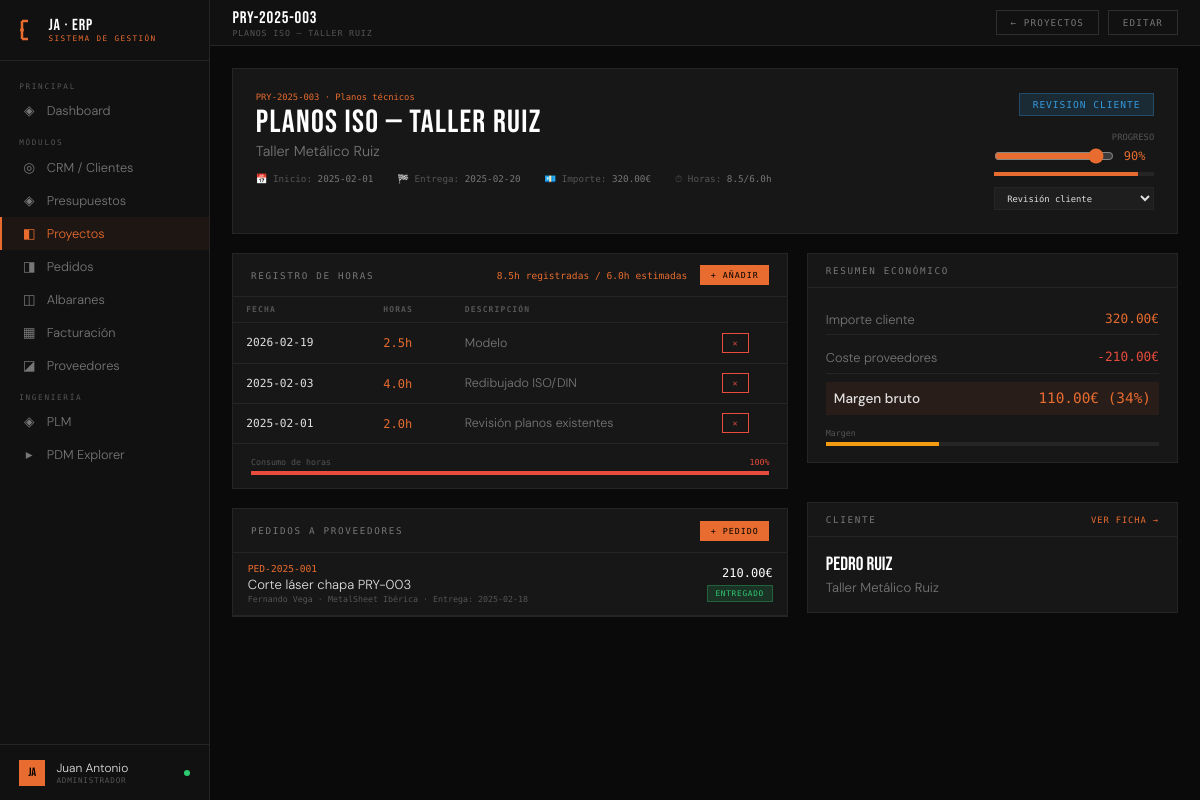
The page /proyecto/3 on the database its author committed.
### tables this page shows
CREATE TABLE proyectos (
        id INTEGER PRIMARY KEY AUTOINCREMENT,
        cliente_id INTEGER, presupuesto_id INTEGER,
        referencia TEXT UNIQUE, nombre TEXT NOT NULL,
        servicio TEXT, estado TEXT DEFAULT 'en_diseno',
        progreso INTEGER DEFAULT 0,
        fecha_inicio TEXT, fecha_entrega TEXT,
        importe REAL DEFAULT 0,
        horas_estimadas REAL DEFAULT 0,
        notas TEXT,
        fecha_creacion TEXT DEFAULT CURRENT_DATE,
        FOREIGN KEY (cliente_id) REFERENCES clientes(id),
        FOREIGN KEY (presupuesto_id) REFERENCES presupuestos(id));

CREATE TABLE clientes (
        id INTEGER PRIMARY KEY AUTOINCREMENT,
        nombre TEXT NOT NULL, empresa TEXT, email TEXT, telefono TEXT,
        sector TEXT, estado TEXT DEFAULT 'lead', notas TEXT,
        fecha_alta TEXT DEFAULT CURRENT_DATE);

CREATE TABLE horas (
        id INTEGER PRIMARY KEY AUTOINCREMENT,
        proyecto_id INTEGER NOT NULL,
        fecha TEXT DEFAULT CURRENT_DATE,
        horas REAL NOT NULL,
        descripcion TEXT,
        FOREIGN KEY (proyecto_id) REFERENCES proyectos(id));

CREATE TABLE pedidos_proveedor (
        id INTEGER PRIMARY KEY AUTOINCREMENT,
        proveedor_id INTEGER, proyecto_id INTEGER,
        numero TEXT UNIQUE, concepto TEXT,
        importe REAL DEFAULT 0, estado TEXT DEFAULT 'pendiente',
        fecha_pedido TEXT DEFAULT CURRENT_DATE, fecha_entrega_esperada TEXT,
        notas TEXT,
        FOREIGN KEY (proveedor_id) REFERENCES proveedores(id),
        FOREIGN KEY (proyecto_id) REFERENCES proyectos(id));

CREATE TABLE proveedores (
        id INTEGER PRIMARY KEY AUTOINCREMENT,
        nombre TEXT NOT NULL, empresa TEXT, email TEXT, telefono TEXT,
        especialidad TEXT, valoracion REAL DEFAULT 5.0,
        estado TEXT DEFAULT 'activo', notas TEXT,
        fecha_alta TEXT DEFAULT CURRENT_DATE);

### app.py (the view)
@app.route('/proyecto/<int:id>')
def proyecto_detalle(id):
    conn = get_db()
    proyecto = conn.execute('''SELECT p.*, c.nombre as cliente_nombre, c.empresa as cliente_empresa
        FROM proyectos p JOIN clientes c ON c.id=p.cliente_id WHERE p.id=?''',(id,)).fetchone()
    horas = conn.execute('SELECT * FROM horas WHERE proyecto_id=? ORDER BY fecha DESC',(id,)).fetchall()
    horas_total = conn.execute('SELECT COALESCE(SUM(horas),0) FROM horas WHERE proyecto_id=?',(id,)).fetchone()[0]
    pedidos = conn.execute('''SELECT pp.*, pv.nombre as proveedor_nombre, pv.empresa as proveedor_empresa
        FROM pedidos_proveedor pp JOIN proveedores pv ON pv.id=pp.proveedor_id
        WHERE pp.proyecto_id=? ORDER BY pp.fecha_pedido DESC''',(id,)).fetchall()
    proveedores = conn.execute("SELECT id,nombre,empresa,especialidad FROM proveedores WHERE estado='activo'").fetchall()
    conn.close()
    return render_template('proyecto_detalle.html', proyecto=proyecto, horas=horas,
        horas_total=horas_total, pedidos=pedidos, proveedores=proveedores)

### app.py (called while the page is built)
def get_db():
    conn = sqlite3.connect(DB)
    conn.row_factory = sqlite3.Row
    return conn

@app.context_processor
def inject_globals():
    return {
        'today': date.today().isoformat(),
        'now': datetime.now().strftime('%b %Y'),
        'request': request,
    }

### templates/proyecto_detalle.html (shortened to what this page needs)
{% extends "base.html" %}
{% block topbar %}
<div><div class="topbar-title">{{ proyecto.referencia }}</div><div class="topbar-sub">{{ proyecto.nombre }}</div></div>
<div class="topbar-right">
  <a href="/proyectos" class="btn">← Proyectos</a>
  <button class="btn" onclick="document.getElementById('modal-editar').style.display='flex'">Editar</button>
</div>
{% endblock %}
{% block content %}
<div class="detail-header">
  <div>
    <div style="font-family:var(--mono);font-size:.55rem;color:var(--accent);margin-bottom:.3rem">{{ proyecto.referencia }} · {{ proyecto.servicio }}</div>
    <div class="detail-name">{{ proyecto.nombre }}</div>
    <div class="detail-company">{{ proyecto.cliente_empresa or proyecto.cliente_nombre }}</div>
    <div class="detail-meta">
      <div class="detail-meta-item">📅 Inicio: <span>{{ proyecto.fecha_inicio or '—' }}</span></div>
      <div class="detail-meta-item">🏁 Entrega: <span>{{ proyecto.fecha_entrega or '—' }}</span></div>
      <div class="detail-meta-item">💶 Importe: <span>{{ "%.2f"|format(proyecto.importe) }}€</span></div>
      <div class="detail-meta-item">⏱ Horas: <span>{{ horas_total }}/{{ proyecto.horas_estimadas }}h</span></div>
    </div>
  </div>
  <div style="text-align:right">
    <span class="badge {% if proyecto.estado=='en_diseno' %}badge-orange{% elif proyecto.estado=='en_fabricacion' %}badge-green{% elif proyecto.estado=='revision_cliente' %}badge-blue{% elif proyecto.estado=='entregado' %}badge-muted{% else %}badge-yellow{% endif %}" style="font-size:.6rem;padding:.3rem .8rem">
      {{ proyecto.estado|replace('_',' ')|upper }}
    </span>
    <div style="margin-top:1rem">
      <div style="font-family:var(--mono);font-size:.55rem;color:var(--muted);margin-bottom:.4rem">PROGRESO</div>
      <div style="display:flex;align-items:center;gap:.6rem">
        <input type="range" id="prog-slider" min="0" max="100" value="{{ proyecto.progreso }}" oninput="updateProg(this.value)"
          style="width:120px;accent-color:var(--accent)"/>
        <span id="prog-val" style="font-family:var(--mono);font-size:.75rem;color:var(--accent)">{{ proyecto.progreso }}%</span>
      </div>
      <div style="background:var(--border);height:4px;margin-top:.5rem;width:160px">
        <div id="prog-bar" style="height:4px;background:var(--accent);width:{{ proyecto.progreso }}%"></div>
      </div>
      <div style="margin-top:.6rem">
        <select id="estado-sel" onchange="updateEstado()" style="background:var(--card);border:1px solid var(--border);color:var(--text);font-family:var(--mono);font-size:.55rem;padding:.3rem .5rem;outline:none;width:160px">
          <option value="revision_cliente" {% if proyecto.estado=='revision_cliente' %}selected{% endif %}>Revisión cliente</option>
        </select>
      </div>
    </div>
  </div>
</div>
<div class="grid-60-40">
  <div>
    <div class="panel" style="margin-bottom:1.2rem">
      <div class="panel-header">
        <span class="panel-title">Registro de horas</span>
        <div style="display:flex;gap:.8rem;align-items:center">
          <span style="font-family:var(--mono);font-size:.6rem;color:var(--accent)">{{ horas_total }}h registradas / {{ proyecto.horas_estimadas }}h estimadas</span>
          <button class="btn btn-sm btn-primary" onclick="document.getElementById('modal-horas').style.display='flex'">+ Añadir</button>
        </div>
      </div>
      {% if horas %}
      <table class="table">
        <thead><tr><th>Fecha</th><th>Horas</th><th>Descripción</th><th></th></tr></thead>
        <tbody>
          {% for h in horas %}
          <tr>
            <td style="font-family:var(--mono);font-size:.7rem">{{ h.fecha }}</td>
            <td><span style="font-family:var(--mono);font-size:.75rem;color:var(--accent)">{{ h.horas }}h</span></td>
            <td style="color:var(--muted2);font-size:.78rem">{{ h.descripcion or '—' }}</td>
            <td>
              <form method="POST" action="/horas/{{ h.id }}/eliminar" onsubmit="return confirm('¿Eliminar este registro?')">
                <button type="submit" class="btn btn-sm btn-danger">✕</button>
              </form>
            </td>
          </tr>
          {% endfor %}
        </tbody>
      </table>
      {% else %}
      <div class="empty">Sin horas registradas aún</div>
      {% endif %}
      {% if proyecto.horas_estimadas > 0 %}
      <div style="padding:.8rem 1.1rem;border-top:1px solid var(--border)">
        {% set pct = [((horas_total / proyecto.horas_estimadas) * 100)|int, 100]|min %}
        <div style="display:flex;justify-content:space-between;margin-bottom:.3rem">
          <span style="font-family:var(--mono);font-size:.52rem;color:var(--muted)">Consumo de horas</span>
          <span style="font-family:var(--mono);font-size:.52rem;color:{% if pct > 90 %}var(--red){% elif pct > 70 %}var(--yellow){% else %}var(--accent){% endif %}">{{ pct }}%</span>
        </div>
        <div style="background:var(--border);height:4px">
          <div style="height:4px;background:{% if pct>90 %}var(--red){% elif pct>70 %}var(--yellow){% else %}var(--accent){% endif %};width:{{ pct }}%"></div>
        </div>
      </div>
      {% endif %}
    </div>
    <div class="panel">
      <div class="panel-header">
        <span class="panel-title">Pedidos a proveedores</span>
        <button class="btn btn-sm btn-primary" onclick="document.getElementById('modal-pedido').style.display='flex'">+ Pedido</button>
      </div>
      {% if pedidos %}
      <div style="padding:0">
        {% for p in pedidos %}
        <div style="display:flex;align-items:center;gap:.8rem;padding:.65rem .9rem;border-bottom:1px solid var(--border)">
          <div style="flex:1">
            <div style="font-family:var(--mono);font-size:.6rem;color:var(--accent)">{{ p.numero }}</div>
            <div style="font-size:.82rem;margin-top:.1rem">{{ p.concepto }}</div>
            <div style="font-family:var(--mono);font-size:.52rem;color:var(--muted);margin-top:.1rem">
              {{ p.proveedor_nombre }} · {{ p.proveedor_empresa or '' }} · Entrega: {{ p.fecha_entrega_esperada or '—' }}
            </div>
          </div>
          <div style="text-align:right">
            <div style="font-family:var(--mono);font-size:.75rem;color:#fff">{{ "%.2f"|format(p.importe) }}€</div>
            <span class="badge {% if p.estado=='entregado' %}badge-green{% elif p.estado=='en_produccion' %}badge-blue{% elif p.estado=='en_transito' %}badge-yellow{% else %}badge-muted{% endif %}" style="margin-top:.3rem">{{ p.estado|replace('_',' ') }}</span>
          </div>
        </div>
        {% endfor %}
      </div>
      {% else %}
      <div class="empty">Sin pedidos a proveedores</div>
      {% endif %}
    </div>
  </div>
  <div style="display:flex;flex-direction:column;gap:1.2rem">
    <div class="panel">
      <div class="panel-header"><span class="panel-title">Resumen económico</span></div>
      <div class="panel-body">
        {% set coste_prov = pedidos|sum(attribute='importe') %}
        {% set margen = proyecto.importe - coste_prov %}
        {% set margen_pct = ((margen / proyecto.importe * 100)|int) if proyecto.importe > 0 else 0 %}
        <div style="display:flex;flex-direction:column;gap:.5rem">
          <div style="display:flex;justify-content:space-between;padding:.4rem 0;border-bottom:1px solid var(--border)">
            <span style="font-size:.8rem;color:var(--muted2)">Importe cliente</span>
            <span style="font-family:var(--mono);font-size:.8rem;color:var(--accent)">{{ "%.2f"|format(proyecto.importe) }}€</span>
          </div>
          <div style="display:flex;justify-content:space-between;padding:.4rem 0;border-bottom:1px solid var(--border)">
            <span style="font-size:.8rem;color:var(--muted2)">Coste proveedores</span>
            <span style="font-family:var(--mono);font-size:.8rem;color:var(--red)">-{{ "%.2f"|format(coste_prov) }}€</span>
          </div>
          <div style="display:flex;justify-content:space-between;padding:.5rem;background:rgba(232,108,47,.08)">
            <span style="font-size:.85rem;font-weight:500">Margen bruto</span>
            <span style="font-family:var(--mono);font-size:.9rem;color:var(--accent)">{{ "%.2f"|format(margen) }}€ ({{ margen_pct }}%)</span>
          </div>
        </div>
        <div style="margin-top:.8rem">
          <div style="font-family:var(--mono);font-size:.52rem;color:var(--muted);margin-bottom:.3rem">Margen</div>
          <div style="background:var(--border);height:4px">
            <div style="height:4px;background:{% if margen_pct>50 %}var(--green){% elif margen_pct>25 %}var(--yellow){% else %}var(--red){% endif %};width:{{ margen_pct }}%"></div>
          </div>
        </div>
      </div>
    </div>
    <div class="panel">
      <div class="panel-header"><span class="panel-title">Cliente</span><a href="/cliente/{{ proyecto.cliente_id }}" class="panel-action">Ver ficha →</a></div>
      <div class="panel-body">
        <div style="font-family:var(--display);font-size:1.2rem;color:#fff">{{ proyecto.cliente_nombre }}</div>
        <div style="font-size:.82rem;color:var(--muted2);margin-top:.2rem">{{ proyecto.cliente_empresa or '' }}</div>
      </div>
    </div>
  </div>
</div>
{% endblock %}

### templates/base.html (style rules this page uses)
:root { --bg:#0a0a0a;--surface:#111;--panel:#171717;--card:#1e1e1e; --border:#252525;--border2:#2e2e2e; --accent:#e86c2f;--accent2:#f0a500; --green:#2ecc71;--red:#e74c3c;--blue:#3498db;--yellow:#f39c12; --text:#e0e0e0;--muted:#555;--muted2:#777; --mono:'Share Tech Mono',monospace;--display:'Bebas Neue',sans-serif;--body:'DM Sans',sans-serif; }
*,*::before,*::after { box-sizing:border-box;margin:0;padding:0; }
html,body { height:100%;overflow:hidden; }
body { background:var(--bg);color:var(--text);font-family:var(--body);font-weight:300;display:flex; }
.topbar-title { font-family:var(--display);font-size:1.05rem;letter-spacing:.05em;color:#fff; }
.topbar-sub { font-family:var(--mono);font-size:.52rem;color:var(--muted);letter-spacing:.1em;text-transform:uppercase; }
.topbar-right { margin-left:auto;display:flex;align-items:center;gap:.6rem; }
.btn { font-family:var(--mono);font-size:.58rem;letter-spacing:.12em;text-transform:uppercase;padding:.38rem .85rem;border:1px solid var(--border2);background:transparent;color:var(--muted2);cursor:pointer;transition:all .15s;text-decoration:none;display:inline-block; }
.btn-primary { background:var(--accent);border-color:var(--accent);color:#000; }
.btn-danger { border-color:var(--red);color:var(--red); }
.btn-sm { padding:.25rem .6rem;font-size:.52rem; }
.panel { background:var(--panel);border:1px solid var(--border);margin-bottom:1.2rem; }
.panel-header { padding:.7rem 1.1rem;border-bottom:1px solid var(--border);display:flex;align-items:center;justify-content:space-between;gap:1rem; }
.panel-title { font-family:var(--mono);font-size:.58rem;letter-spacing:.18em;text-transform:uppercase;color:var(--muted2); }
.panel-action { font-family:var(--mono);font-size:.55rem;letter-spacing:.1em;color:var(--accent);cursor:pointer;text-transform:uppercase;background:none;border:none;text-decoration:none; }
.panel-body { padding:1rem 1.1rem; }
.table { width:100%;border-collapse:collapse; }
.table th { font-family:var(--mono);font-size:.5rem;letter-spacing:.14em;text-transform:uppercase;color:var(--muted);padding:.5rem .8rem;text-align:left;border-bottom:1px solid var(--border); }
.table td { padding:.6rem .8rem;font-size:.8rem;color:var(--text);border-bottom:1px solid var(--border); }
.table tr:last-child td { border-bottom:none; }
.badge { font-family:var(--mono);font-size:.48rem;letter-spacing:.1em;text-transform:uppercase;padding:.18rem .48rem;display:inline-block; }
.badge-green { background:rgba(46,204,113,.15);color:var(--green);border:1px solid rgba(46,204,113,.3); }
.badge-blue { background:rgba(52,152,219,.15);color:var(--blue);border:1px solid rgba(52,152,219,.3); }
.grid-60-40 { display:grid;grid-template-columns:1.5fr 1fr;gap:1.2rem; }
.detail-header { background:var(--panel);border:1px solid var(--border);padding:1.4rem;margin-bottom:1.2rem;display:flex;align-items:flex-start;justify-content:space-between;gap:1rem; }
.detail-name { font-family:var(--display);font-size:2rem;letter-spacing:.04em;color:#fff;line-height:1; }
.detail-company { font-size:.9rem;color:var(--muted2);margin-top:.2rem; }
.detail-meta { display:flex;gap:1.5rem;margin-top:.8rem;flex-wrap:wrap; }
.detail-meta-item { font-family:var(--mono);font-size:.58rem;color:var(--muted); }
.detail-meta-item span { color:var(--muted2); }

### rows shown on the page
proyectos: referencia "PRY-2025-003", nombre "PLANOS ISO — TALLER RUIZ", servicio "Planos técnicos", nombre "Planos ISO — Taller Ruiz", fecha_inicio "2025-02-01", fecha_entrega "2025-02-20", importe "320.00", horas_estimadas "6.0", estado "REVISION CLIENTE", progreso "90", estado "Revisión cliente"
clientes: empresa "Taller Metálico Ruiz", cliente_nombre "Pedro Ruiz"
horas: fecha "2026-02-19", horas "2.5", descripcion "Modelo"
horas: fecha "2025-02-03", horas "4.0", descripcion "Redibujado ISO/DIN"
horas: fecha "2025-02-01", horas "2.0", descripcion "Revisión planos existentes"
pedidos_proveedor: numero "PED-2025-001", concepto "Corte láser chapa PRY-003", proveedor_nombre "Fernando Vega", empresa "MetalSheet Ibérica", fecha_entrega_esperada "2025-02-18", importe "210.00", estado "ENTREGADO"

### other values the page prints
{{ horas_total }} "8.5"
{{ pct }} "100"
{{ "%.2f"|format(coste_prov) }} "210.00"
{{ "%.2f"|format(margen) }} "110.00"
{{ margen_pct }} "34"
